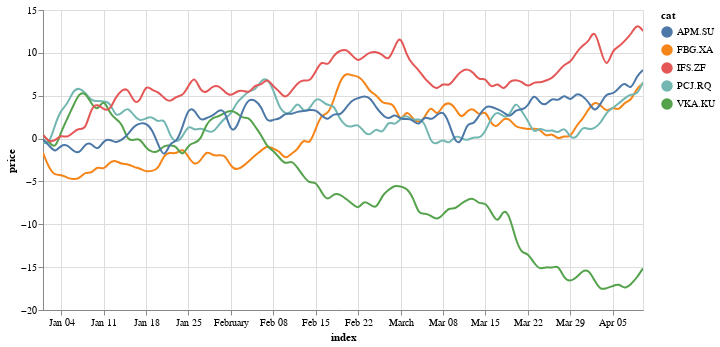

Source (notebook cell):
### Code cell
# Create a selection that chooses the nearest point & selects based on x-value
nearest = alt.selection(type='single', nearest=True, on='mouseover',
                        fields=['index'], empty='none')

# The basic line
line = alt.Chart().mark_line(interpolate='basis').encode(
    x='index',
    y='price',
    color='cat'
)

# Transparent selectors across the chart. This is what tells us
# the x-value of the cursor
selectors = alt.Chart().mark_point().encode(
    x='index',
    opacity=alt.value(0),
).add_selection(
    nearest
)

# Draw points on the line, and highlight based on selection
points = line.mark_point().encode(
    opacity=alt.condition(nearest, alt.value(1), alt.value(0))
)

# Draw text labels near the points, and highlight based on selection
text = line.mark_text(align='left', dx=5, dy=-5).encode(
    text=alt.condition(nearest, 'price', alt.value(' '))
)

# Draw a rule at the location of the selection
rules = alt.Chart().mark_rule(color='gray').encode(
    x='index',
).transform_filter(
    nearest
)

# Put the five layers into a chart and bind the data
alt.layer(line, selectors, points, rules, text,
          data=df, width=600, height=300).interactive(bind_y=False)

### Figure 1 — Vega-Lite specification as saved in the notebook (floating-point values rounded to 4 significant figures; data arrays with more than 128 entries replaced by an {"elided": "..."} marker saying what was removed)
{"$schema": "https://vega.github.io/schema/vega-lite/v2.6.0.json", "config": {"view": {"height": 300, "width": 400}}, "data": {"name": "data-e6e7203057da08ee2bec23c1ba425418"}, "datasets": {"data-e6e7203057da08ee2bec23c1ba425418": {"elided": "500 records"}}, "height": 300, "layer": [{"encoding": {"color": {"field": "cat", "type": "nominal"}, "x": {"field": "index", "type": "temporal"}, "y": {"field": "price", "type": "quantitative"}}, "mark": {"interpolate": "basis", "type": "line"}, "selection": {"selector015": {"bind": "scales", "encodings": ["x"], "mark": {"fill": "#333", "fillOpacity": 0.125, "stroke": "white"}, "on": "[mousedown, window:mouseup] > window:mousemove!", "resolve": "global", "translate": "[mousedown, window:mouseup] > window:mousemove!", "type": "interval", "zoom": "wheel!"}}}, {"encoding": {"opacity": {"value": 0}, "x": {"field": "index", "type": "temporal"}}, "mark": "point", "selection": {"selector014": {"empty": "none", "fields": ["index"], "nearest": true, "on": "mouseover", "resolve": "global", "type": "single"}}}, {"encoding": {"color": {"field": "cat", "type": "nominal"}, "opacity": {"condition": {"selection": "selector014", "value": 1}, "value": 0}, "x": {"field": "index", "type": "temporal"}, "y": {"field": "price", "type": "quantitative"}}, "mark": "point"}, {"encoding": {"x": {"field": "index", "type": "temporal"}}, "mark": {"color": "gray", "type": "rule"}, "transform": [{"filter": {"selection": "selector014"}}]}, {"encoding": {"color": {"field": "cat", "type": "nominal"}, "text": {"condition": {"field": "price", "selection": "selector014", "type": "quantitative"}, "value": " "}, "x": {"field": "index", "type": "temporal"}, "y": {"field": "price", "type": "quantitative"}}, "mark": {"align": "left", "dx": 5, "dy": -5, "type": "text"}}], "width": 600}
